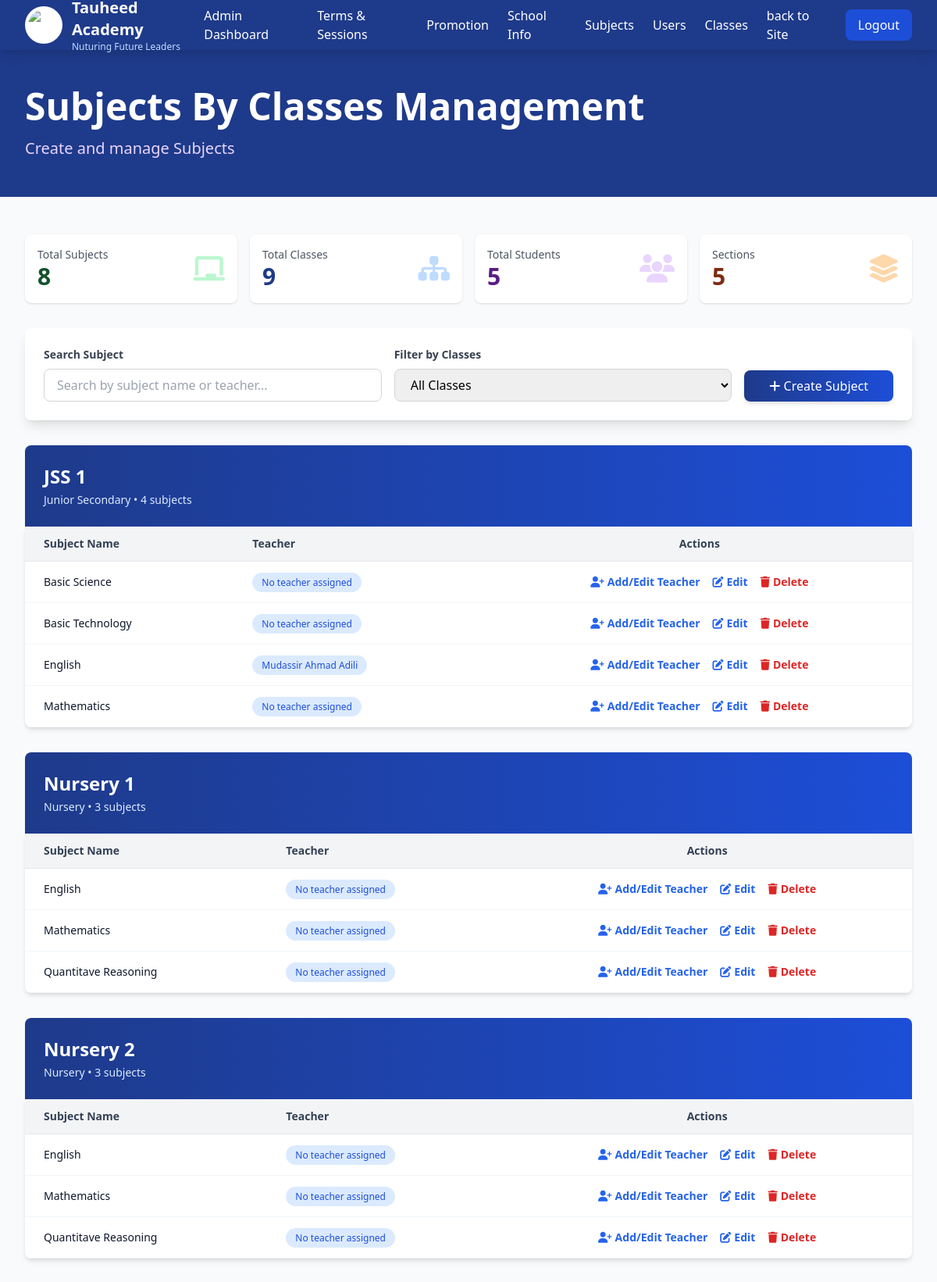
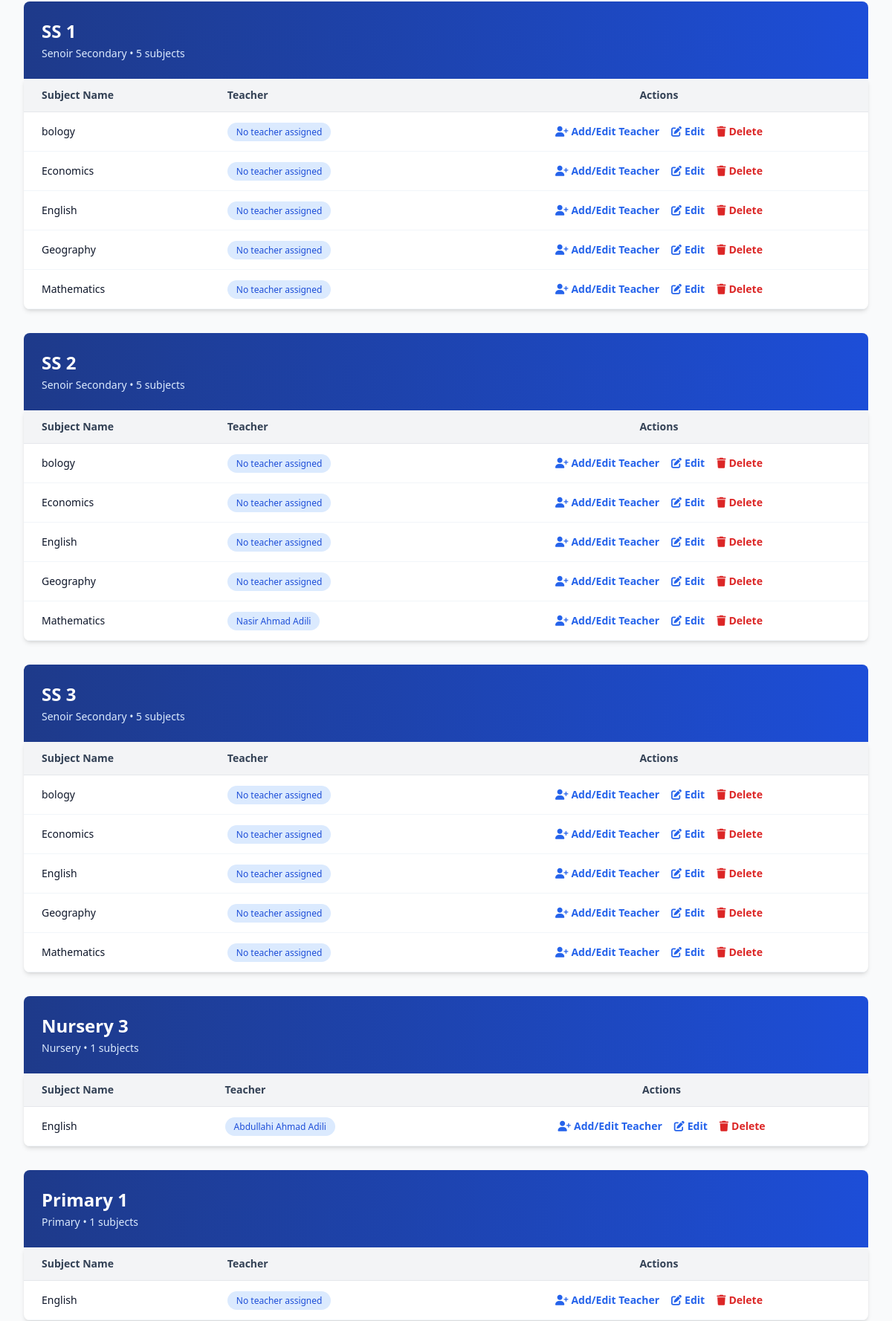
Page /pages/admin/subjects-management/index.php (upper part) on the committed database (2 pictures, top to bottom).
### tables this page shows
CREATE TABLE `schools` (
  `id` int(11) NOT NULL,
  `name` varchar(150) NOT NULL,
  `motto` varchar(255) DEFAULT NULL,
  `address` varchar(255) DEFAULT NULL,
  `phone` varchar(20) DEFAULT NULL,
  `email` varchar(100) DEFAULT NULL,
  `whatsapp_number` varchar(20) DEFAULT NULL,
  `facebook` varchar(255) DEFAULT NULL,
  `twitter` varchar(255) DEFAULT NULL,
  `instagram` varchar(255) DEFAULT NULL,
  `logo_path` varchar(255) DEFAULT NULL,
  `created_at` timestamp NOT NULL DEFAULT current_timestamp(),
  `updated_at` timestamp NOT NULL DEFAULT current_timestamp() ON UPDATE current_timestamp()
);

CREATE TABLE `classes` (
  `id` int(11) NOT NULL,
  `section_id` int(11) NOT NULL,
  `name` varchar(100) NOT NULL,
  `created_at` timestamp NOT NULL DEFAULT current_timestamp(),
  `updated_at` timestamp NOT NULL DEFAULT current_timestamp() ON UPDATE current_timestamp()
);

CREATE TABLE `subjects` (
  `id` int(11) NOT NULL,
  `name` varchar(100) NOT NULL,
  `created_at` timestamp NOT NULL DEFAULT current_timestamp(),
  `updated_at` timestamp NOT NULL DEFAULT current_timestamp() ON UPDATE current_timestamp()
);

CREATE TABLE `teachers` (
  `id` int(11) NOT NULL,
  `name` varchar(100) NOT NULL,
  `email` varchar(100) NOT NULL,
  `phone` varchar(20) DEFAULT NULL,
  `address` varchar(255) DEFAULT NULL,
  `qualification` varchar(150) DEFAULT NULL,
  `staff_no` varchar(50) DEFAULT NULL,
  `status` enum('active','inactive') DEFAULT 'active',
  `picture_path` varchar(255) DEFAULT NULL,
  `password` varchar(255) NOT NULL,
  `reset_token` varchar(50) DEFAULT NULL,
  `created_at` timestamp NOT NULL DEFAULT current_timestamp(),
  `updated_at` timestamp NOT NULL DEFAULT current_timestamp() ON UPDATE current_timestamp()
);

CREATE TABLE `sections` (
  `id` int(11) NOT NULL,
  `name` varchar(100) NOT NULL,
  `description` text DEFAULT NULL,
  `head_teacher_id` int(11) DEFAULT NULL,
  `created_at` timestamp NOT NULL DEFAULT current_timestamp(),
  `updated_at` timestamp NOT NULL DEFAULT current_timestamp() ON UPDATE current_timestamp()
);

### routes/web.php (called while the page is built, shortened)
<?php
$baseUrl = BASE_URL;

### routes/functions.php (called while the page is built, shortened)
<?php
include(__DIR__ .  '/./web.php');
function route($name)
{
    global $routes;
    if (isset($routes[$name])) {
        return $routes[$name]['url'];
    }
    return '/tauheed-academy-project/';
}
function countDataTotal($table, $haveActivity = false)
{
    global $conn;
    $totalQuery = $conn->query("SELECT COUNT(*) AS total FROM $table");
    $total = $totalQuery->fetch_assoc()['total'];
    $total = number_format($total);
    return ['total' => $total];
}

### pages/admin/subjects-management/index.php (the view, shortened to what this page needs)
<?php
include(__DIR__ . '/../../../includes/header.php');
$stmt = $conn->prepare("
    SELECT
        classes.id AS class_id,
        classes.name AS class_name,
        subjects.id AS subject_id,
        subjects.name AS subject_name,
        teachers.id AS teacher_id,
        teachers.name AS teacher_name,
        sections.name AS section_name,
        class_subjects.id AS class_subject_id
    FROM classes
    LEFT JOIN class_subjects ON classes.id = class_subjects.class_id
    LEFT JOIN subjects ON class_subjects.subject_id = subjects.id
    LEFT JOIN teachers ON class_subjects.teacher_id = teachers.id
    LEFT JOIN sections ON classes.section_id = sections.id
    ORDER BY classes.id, subjects.name
");
$stmt->execute();
$result = $stmt->get_result();
$classes = [];
while ($row = $result->fetch_assoc()) {
    $classId = $row['class_id'];
    if (!isset($classes[$classId])) {
        $classes[$classId] = [
            'id' => $row['class_id'],
            'name' => $row['class_name'],
            'section_name' => $row['section_name'],
            'subjects' => []
        ];
    }
    if ($row['subject_id']) {
        $classes[$classId]['subjects'][] = [
            'class_subject_id' => $row['class_subject_id'],
            'id' => $row['subject_id'],
            'name' => $row['subject_name'],
            'teacher' => $row['teacher_name'] ?: 'No teacher assigned'
        ];
    }
}
$classes = array_values($classes);
$totalSubjects = countDataTotal('subjects')['total'];
$totalStudents = countDataTotal('students')['total'];
$totalSections = countDataTotal('sections')['total'];
$totalClasses = countDataTotal('classes')['total'];
?>
<body class="bg-slate-50">
    <?php include(__DIR__ . '/../includes/admins-section-nav.php') ?>
    <section class="bg-blue-900 text-white py-12">
        <div class="max-w-7xl mx-auto px-4 sm:px-6 lg:px-8">
            <h1 class="text-4xl md:text-5xl font-bold mb-4">Subjects By Classes Management</h1>
            <p class="text-xl text-purple-200">Create and manage Subjects</p>
        </div>
    </section>
    <section class="py-12 bg-gray-50">
        <div class="max-w-7xl mx-auto px-4 sm:px-6 lg:px-8 pb-12">
            <div class="grid grid-cols-1 md:grid-cols-4 gap-4 mb-8">
                <div class="bg-white rounded-lg shadow p-4">
                    <div class="flex items-center justify-between">
                        <div>
                            <p class="text-gray-600 text-sm">Total Subjects</p>
                            <p class="text-3xl font-bold text-green-900"><?= $totalSubjects ?></p>
                        </div>
                        <i class="fas fa-chalkboard text-4xl text-green-200"></i>
                    </div>
                </div>
                <div class="bg-white rounded-lg shadow p-4">
                    <div class="flex items-center justify-between">
                        <div>
                            <p class="text-gray-600 text-sm">Total Classes</p>
                            <p class="text-3xl font-bold text-blue-900"><?= $totalClasses ?></p>
                        </div>
                        <i class="fas fa-sitemap text-4xl text-blue-200"></i>
                    </div>
                </div>
                <div class="bg-white rounded-lg shadow p-4">
                    <div class="flex items-center justify-between">
                        <div>
                            <p class="text-gray-600 text-sm">Total Students</p>
                            <p class="text-3xl font-bold text-purple-900"><?= $totalStudents ?></p>
                        </div>
                        <i class="fas fa-users text-4xl text-purple-200"></i>
                    </div>
                </div>
                <div class="bg-white rounded-lg shadow p-4">
                    <div class="flex items-center justify-between">
                        <div>
                            <p class="text-gray-600 text-sm">Sections</p>
                            <p class="text-3xl font-bold text-orange-900"><?= $totalSections ?></p>
                        </div>
                        <i class="fas fa-layer-group text-4xl text-orange-200"></i>
                    </div>
                </div>
            </div>
            <div class="mb-8 bg-white rounded-lg shadow-lg p-6">
                <div class="flex flex-col md:flex-row gap-4">
                    <div class="flex-1">
                        <label for="searchInput" class="block text-sm font-semibold text-gray-700 mb-2">Search Subject</label>
                        <input type="text" id="searchInput" placeholder="Search by subject name or teacher..." class="w-full px-4 py-2 border border-gray-300 rounded-lg focus:outline-none focus:ring-2 focus:ring-green-900">
                    </div>
                    <div class="flex-1">
                        <label for="subjectFilter" class="block text-sm font-semibold text-gray-700 mb-2">Filter by Classes</label>
                        <select id="subjectFilter" class="w-full px-4 py-2 border border-gray-300 rounded-lg focus:outline-none focus:ring-2 focus:ring-green-900">
                            <option value="">All Classes</option>
                        </select>
                    </div>
                    <div class="flex items-end">
                        <a href="<?= route('create-subject') ?>" class="bg-gradient-to-r from-blue-900 to-blue-700 hover:from-blue-700 hover:to-blue-700 text-white font-medium px-8 py-2 rounded-lg transition shadow-md">
                            <i class="fas fa-plus"></i> Create Subject
                        </a>
                    </div>
                </div>
            </div>
            <?php foreach ($classes as $class):            ?>
                <div class="mb-8 class-group" data-class-name="<?= strtolower($class['name']) ?>">
                    <div class="mb-8">
                        <div class="bg-gradient-to-r from-blue-900 to-blue-700 text-white rounded-t-lg p-6 mb-0">
                            <div class="flex items-center justify-between">
                                <div>
                                    <h2 class="text-2xl font-bold"><?= $class['name']; ?></h2>
                                    <p class="text-blue-100 text-sm mt-1"><?= $class['section_name']; ?> • <?= count($class['subjects']); ?> subjects</p>
                                </div>
                            </div>
                        </div>
                        <div class="bg-white rounded-b-lg shadow-md overflow-x-auto">
                            <table class="w-full">
                                <thead>
                                    <tr class="bg-gray-100 border-b">
                                        <th class="px-6 py-3 text-left text-sm font-semibold text-slate-700">Subject Name</th>
                                        <th class="px-6 py-3 text-left text-sm font-semibold text-slate-700">Teacher</th>
                                        <th class="px-6 py-3 text-center text-sm font-semibold text-slate-700">Actions</th>
                                    </tr>
                                </thead>
                                <tbody>
                                    <?php foreach ($class['subjects'] as $subject) :   ?>
                                        <tr
                                            class="border-b border-slate-100 hover:bg-blue-50 transition subject-row"
                                            data-subject-name="<?= strtolower($subject['name']); ?>"
                                            data-teacher-name="<?= strtolower($subject['teacher']); ?>"
                                            data-class-name="<?= strtolower($class['name']); ?>">
                                            <td class="px-6 py-4 text-sm font-medium text-slate-900"><?= $subject['name']; ?></td>
                                            <td class="px-6 py-4 text-sm text-slate-600">
                                                <span class="bg-blue-100 text-blue-700 px-3 py-1 rounded-full text-xs font-medium">
                                                    <?= $subject['teacher']; ?>
                                                </span>
                                            </td>
                                            <td class="px-6 py-4 text-sm text-slate-600">
                                                <div class="flex items-center justify-center gap-4">
                                                    <a href="<?= route('assing-subject-teacher') . '?id=' . $subject['class_subject_id'] ?>">
                                                        <button class="text-blue-600 hover:text-blue-900 font-semibold flex items-center gap-1">
                                                            <i class="fas fa-user-plus"></i> Add/Edit Teacher
                                                        </button>
                                                    </a>
                                                    <a href="<?= route('update-subject') . '?id=' . $subject['id'] ?>">
                                                        <button class="text-blue-600 hover:text-blue-900 font-semibold flex items-center gap-1">
                                                            <i class="fas fa-edit"></i> Edit
                                                        </button>
                                                    </a>
                                                    <a href="">
                                                        <button class="text-red-600 hover:text-red-900 font-semibold flex items-center gap-1">
                                                            <i class="fas fa-trash"></i> Delete
                                                        </button>
                                                    </a>
                                                </div>
                                            </td>
                                        </tr>
                                    <?php endforeach; ?>
                                </tbody>
                            </table>
                        </div>
                    </div>
                </div>
            <?php endforeach; ?>
        </div>
    </section>
</body>
</html>

### pages/admin/includes/admins-section-nav.php (shortened to what this page needs)
<nav class="bg-blue-900 text-white sticky top-0 z-50 shadow-lg">
    <div class="max-w-7xl mx-auto px-4 sm:px-6 lg:px-8">
        <div class="flex justify-between items-center h-16">
            <div class="flex items-center gap-3">
                <img src="/placeholder.svg?height=50&width=50" alt="School Logo" class="h-12 w-12 rounded-full bg-white p-1">
                <div>
                    <h1 class="text-xl font-bold"><?= $school['name'] ?? 'Tauheed Academy' ?></h1>
                    <p class="text-xs text-blue-200"><?= $school['motto']; ?></p>
                </div>
            </div>
            <div class="hidden md:flex items-center gap-6">
                <a href="<?= route('admin-section'); ?>" class="hover:text-blue-300 transition">Admin Dashboard</a>
                <a href="<?= route('term-session-management'); ?>" class="hover:text-blue-300 transition">Terms & Sessions</a>
                <a href="<?= route('promotion'); ?>" class="hover:text-blue-300 transition">Promotion</a>
                <a href="<?= route('school-info') ?>" class="hover:text-blue-300 transition">School Info</a>
                <a href="<?= route('subjects-management') ?>" class="hover:text-blue-300 transition">Subjects</a>
                <a href="<?= route('users-management') ?>" class="hover:text-blue-300 transition">Users</a>
                <a href="<?= route('class-arm-section-management') ?>" class="hover:text-blue-300 transition">Classes</a>
                <a href="<?= route('home') ?>" class="hover:text-blue-300 transition">back to Site</a>
                <a href="<?= route('logout') ?>"> <button class="bg-blue-700 hover:bg-blue-800 px-4 py-2 rounded-lg transition">Logout</button></a>
            </div>
        </div>
    </div>
</nav>

### rows in the picture
schools: motto "Nuturing Future Leaders"
classes: subjects.name "Basic Science", teacher "No teacher assigned", subjects.name "Basic Technology", subjects.name "English", teachers.name "Mudassir Ahmad Adili", subjects.name "Mathematics"
classes: subjects.name "English", teacher "No teacher assigned", subjects.name "Mathematics", subjects.name "Quantitave Reasoning"
classes: subjects.name "English", teacher "No teacher assigned", subjects.name "Mathematics", subjects.name "Quantitave Reasoning"
classes: subjects.name "bology", teacher "No teacher assigned", subjects.name "Economics", subjects.name "English", subjects.name "Geography", subjects.name "Mathematics"
classes: subjects.name "bology", teacher "No teacher assigned", subjects.name "Economics", subjects.name "English", subjects.name "Geography", subjects.name "Mathematics", teachers.name "Nasir Ahmad Adili"
classes: subjects.name "bology", teacher "No teacher assigned", subjects.name "Economics", subjects.name "English", subjects.name "Geography", subjects.name "Mathematics"
classes: name "Nursery 3", section.name "Nursery", count($class['subjects']) "1", subjects.name "English", teachers.name "Abdullahi Ahmad Adili"
classes: name "Primary 1", section.name "Primary", count($class['subjects']) "1", subjects.name "English", teacher "No teacher assigned"

### other values in the picture
$totalSubjects "8"
$totalClasses "9"
$totalStudents "5"
$totalSections "5"
$class['name'] "JSS 1"
$class['section_name'] "Junior Secondary"
count($class['subjects']) "4"
$class['name'] "Nursery 1"
$class['section_name'] "Nursery"
count($class['subjects']) "3"
$class['name'] "Nursery 2"
$class['name'] "SS 1"
$class['section_name'] "Senoir Secondary"
count($class['subjects']) "5"
$class['name'] "SS 2"
